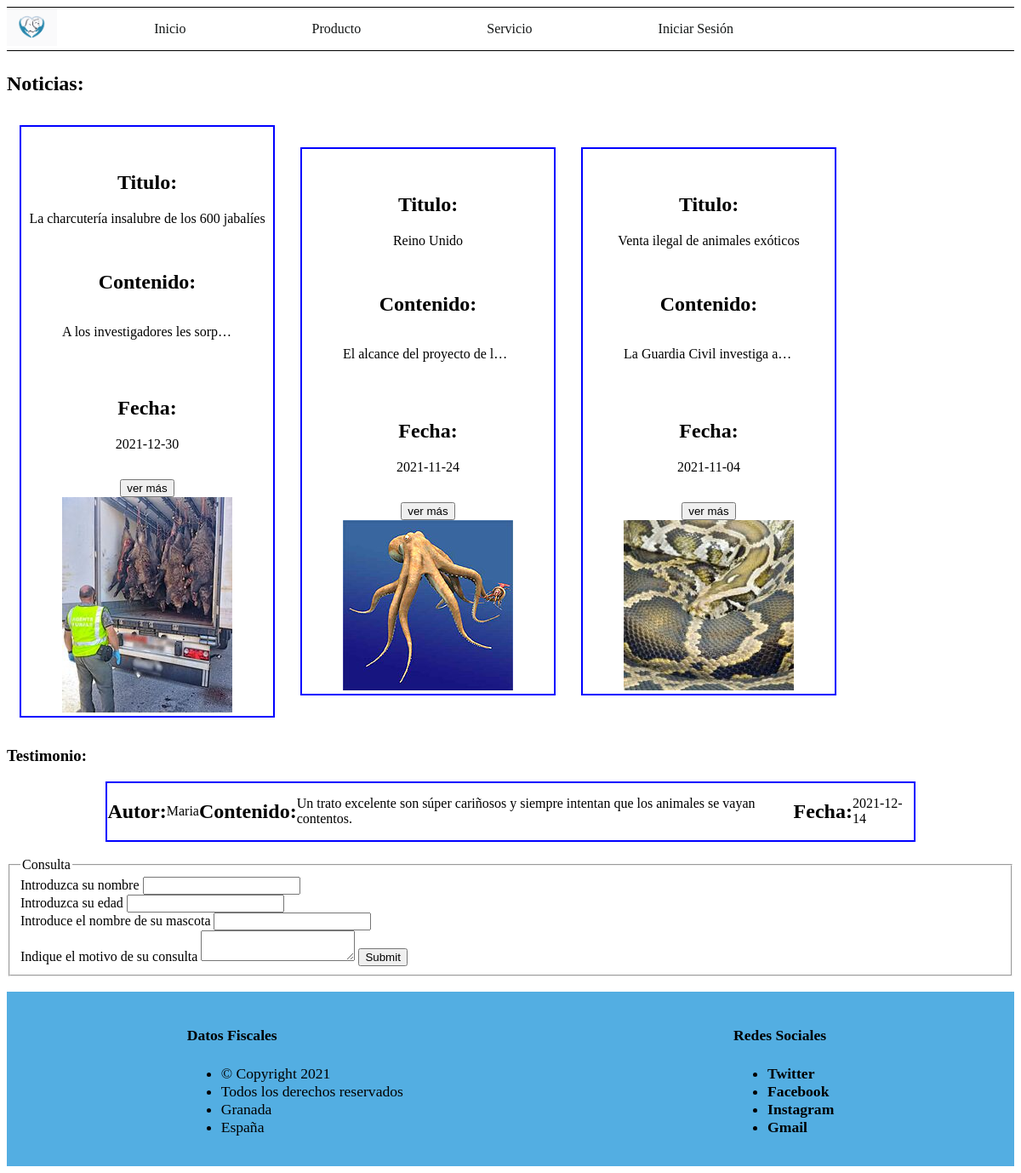
Screenshot of /Molina_Ruiz_Emilio/index.php with the database file from the repository.
### tables this page shows
CREATE TABLE `noticia` (
  `id` bigint(20) UNSIGNED NOT NULL,
  `titulo` varchar(50) NOT NULL,
  `contenido` varchar(300) NOT NULL,
  `imagen` varchar(100) NOT NULL,
  `fecha_publicacion` date NOT NULL
);

CREATE TABLE `testimonio` (
  `id` bigint(20) UNSIGNED NOT NULL,
  `dni_autor` varchar(9) NOT NULL,
  `contenido` varchar(300) NOT NULL,
  `fecha` date NOT NULL
);

### Molina_Ruiz_Emilio/index.php (the view, shortened to what this page needs)
<!DOCTYPE html>
<html lang="es">
<head>
    <link rel="stylesheet" href="css/style.css">
</head>
<body>
    <header>
        <?php
            require_once("funciones/funciones.php");
            $cone =conectar();
            $para1="";
            $para2="secciones/";
            echo crear_menu($para1,$para2);
        ?>
    </header>
    <main>
        <section id="noticiario">
            <h1>Noticias:</h1>
            <?php
            $hoy=date("Y-m-d");
            $mostrar1="select *
                        from noticia
                        where noticia.fecha_publicacion < '$hoy'
                        order by fecha_publicacion desc
                        limit 0,3";
            $resultado= $cone->query($mostrar1);
            echo "<section id='mae'>";
            while ($notic= $resultado->fetch_array(MYSQLI_ASSOC)) {
                if (isset($_POST['ver']) && $_POST['ver_mas']==$notic['id']) {
                    echo "
                        <article class='forma_not'>
                                <p><h2>Titulo:</h2>$notic[titulo]</p>
                                <p><h2>Contenido:</h2>$notic[contenido]</p>
                                <p><h2>Fecha:</h2>$notic[fecha_publicacion]</p>
                                <div>
                                    <img src='img/$notic[imagen]'>
                                </div>
                        </article>
                    ";
                }else{
                    echo "
                        <article class='forma_not'>
                                <p><h2>Titulo:</h2>$notic[titulo]</p>
                                <h2>Contenido:</h2><p id='puntos_sus'>$notic[contenido]</p>
                                <p><h2>Fecha:</h2>$notic[fecha_publicacion]</p>
                                <form action='#' method='post'>
                                    <input type='hidden' name='ver_mas' value=$notic[id]>
                                    <input type='submit' name='ver' value='ver más'>
                                </form>
                                <div>
                                    <img src='img/$notic[imagen]'>
                                </div>
                        </article>
                    ";
                }
            }
            ?>
        </section>
        <section id="testimo">
            <h1>Testimonio:</h1>
            <?php
                $ids="select id from testimonio";
                $contenido_id=$cone->query($ids);
                while ($id_aleatorio=$contenido_id->fetch_array(MYSQLI_NUM)) {
                    $todos_ids[]=$id_aleatorio[0];
                }
                $posiciones=count($todos_ids);
                $posiciones--;
                $aleatorio=rand(0,$posiciones);
                $mostrar1="select dueño.nombre, testimonio.contenido, testimonio.fecha
                from testimonio, dueño
                where testimonio.dni_autor=dueño.dni and id= $todos_ids[$aleatorio] ";
                $resultado= $cone->query($mostrar1);
                while ($testim= $resultado->fetch_array(MYSQLI_ASSOC)) {
                    echo "
                        <div class='forma_cli'>
                            <p><h2>Autor:</h2>$testim[nombre]</p>
                            <br>
                            <p><h2>Contenido:</h2>$testim[contenido] </p>
                            <br>
                            <p><h2>Fecha:</h2>$testim[fecha]</p>
                        </div>
                        <br>
                        ";
                }
            ?>
        </section>
        <form method="POST" action="#">
        <fieldset>
        <legend>Consulta</legend>
        <label for="nomb">Introduzca su nombre</label>
        <input type="text" name="nomb">
        <br>
        <label for="edad">Introduzca su edad</label>
        <input type="number" name="edad">
        <br>
        <label for="nomb_masc">Introduce el nombre de su mascota</label>
        <input type="text" name="nomb_masc">
        <br>
        <label for="motivo">Indique el motivo de su consulta</label>
        <textarea name="motivo"></textarea>
        <input type="submit" name="enviar">
        </fieldset>
        </form>
        <br>
    </main>
    <footer>
        <?php
            echo crear_pie($para1,$para2);
        ?>
    </footer>
</body>
</html>

### Molina_Ruiz_Emilio/funciones/funciones.php (shortened to what this page needs)
<?php
    function crear_pie($para1="../",$para2=""){
        echo "
        <div class='mapa_web'>
                <h4>Datos Fiscales</h4>
                <ul>
                    <li>© Copyright 2021</li>
                    <li>Todos los derechos reservados</li>
                    <li>Granada</li>
                    <li>España</li>
                </ul>
            </div>
        <div class='mapa_web'>
            <h4>Redes Sociales</h4>
            <ul>
                <a href='https://twitter.com/home' target='_blank'><li>Twitter <i class='fab fa-twitter fa-lg' title='Twitter'></i></li></a>
                <a href='https://www.facebook.com/' target='_blank'><li>Facebook <i class='fab fa-facebook fa-lg' title='Facebook'></i></li></a>
                <a href='https://www.instagram.com/?hl=es' target='_blank'><li>Instagram <i class='fab fa-instagram fa-lg' title='Instagram'></i></li></a>
                <a href='https://mail.google.com/' target='_blank'><li>Gmail <i class='far fa-envelope' title='Gmail'></i></li></a>
            </ul>
        </div>";
    }
    function crear_menu($para1="../",$para2=""){
        if (!isset($_SESSION['nombre'])) {
            echo"
            <nav id='menu'>
                <div id='logo'>
                    <a href='$para1"."index.php'><img src='$para1"."img/logo.png' alt=''></a>
                </div>
                <ul>
                    <li><a href='$para1"."index.php'>Inicio</a></li>
                    <li><a href='$para2"."productos.php'>Producto</a></li>
                    <li><a href='$para2"."servicios.php'>Servicio</a></li>
                    <li><a href='$para2"."acceder.php'>Iniciar Sesión</a></li>
                </ul>
            </nav>";
        }
    }
?>

### Molina_Ruiz_Emilio/css/style.css (style rules this page uses)
#logo img { max-width: 100%; }
#logo { width: 5%; }
a { text-decoration: none; color: rgb(19, 22, 22); }
nav { display: flex; border-top: 1px solid black; border-bottom: 1px solid black; margin-bottom: 25px; align-items: center; }
nav ul { width: 70%; display: flex; justify-content: space-around; list-style: none; }
main { width: 100%; }
footer { width: 100%; background-color: #53aee2 ; padding: 1em; font-size: 1.1rem; display: flex; justify-content: space-around; box-sizing: border-box; }
.mapa_web a { font-weight: bold; text-decoration: none; color: #000000; }
.forma_cli { border: 2px solid blue; width: 80%; display: flex; align-items: center; justify-content: space-around; margin: auto; }
.forma_not { border: 2px solid blue; display: flex; flex-direction: column; align-items: center; margin: 15px; width: 25%; }
#mae { display: flex; flex-direction: row; align-items: center; }
#mae p { width: 200px; }
#puntos_sus { text-overflow: ellipsis; white-space: nowrap; overflow: hidden; }

### rows the page displays
noticia: titulo "La charcutería insalubre de los 600 jabalíes", contenido "A los investigadores les sorp…", fecha_publicacion "2021-12-30", imagen (picture)
noticia: titulo "Reino Unido", contenido "El alcance del proyecto de l…", fecha_publicacion "2021-11-24", imagen (picture)
noticia: titulo "Venta ilegal de animales exóticos", contenido "La Guardia Civil investiga a…", fecha_publicacion "2021-11-04", imagen (picture)
testimonio: dni_autor.nombre "Maria", contenido "Un trato excelente son súper cariñosos y siempre intentan que los animales se vayan contentos.", fecha "2021-12-14"
